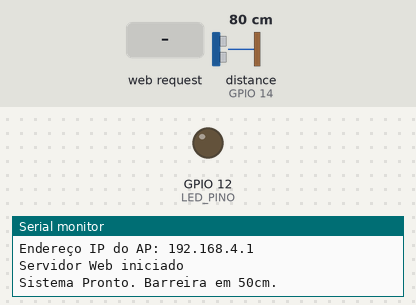
Bench run of a sketch on a simulated ESP32. Parts: output pins drawn as LEDs (lit = HIGH), the last lines printed to the serial monitor. Wiring (inferred from the names in the program): ultrasonic range finder: trigger GPIO 13; echo GPIO 14. Dashed ring = blinking. The test bench sets the inputs (shaded band); at power-on: distance to the obstacle (sensor on GPIO 14) 80 cm. The echo pulse lasts 58.3 µs per cm; pins used as bus, display or sensor lines are not drawn.

Above: at 1.2 s.
1.3 s: distance to the obstacle (sensor on GPIO 14) set to 54 cm
2.8 s: distance to the obstacle (sensor on GPIO 14) set to 47 cm
At 3.0 s:
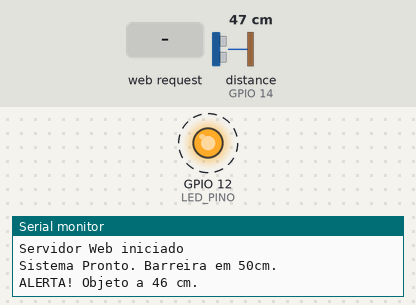
5.8 s: HTTP request GET /desativar?senhaInput=SENAC received
At 6.8 s:
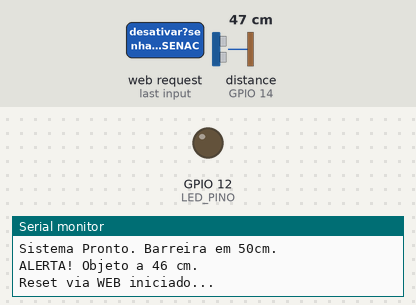
7.3 s: distance to the obstacle (sensor on GPIO 14) set to 60 cm
At 7.9 s:
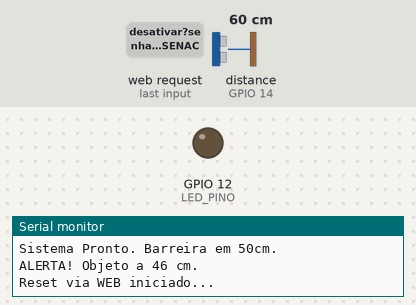
10.3 s: distance to the obstacle (sensor on GPIO 14) set to 2 cm
At 11.13 s:
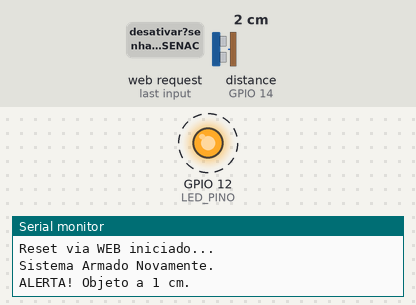
Timing chart, 0 to 14.3 s (numbered marks = the images above; inputs shaded):
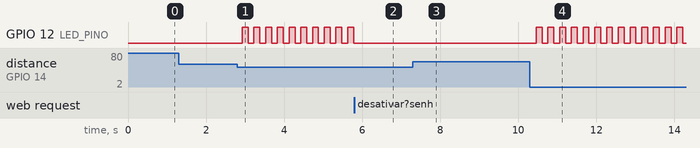

Measured:
- the behaviour switches between 51 and 50 cm on distance to the obstacle (sensor on GPIO 14) (found by bisection; images 0 and 1)
- after the input at 1.3 s, every drawn part: stays the same
- after the input at 2.8 s, GPIO 12 (LED_PINO): alternates HIGH for 0.15 s and LOW for 0.15 s, starting after 0.13 s
- after the input at 5.8 s, GPIO 12 (LED_PINO): stops changing and stays LOW
- after the input at 7.3 s, GPIO 12 (LED_PINO): stops changing and stays LOW
- after the input at 10.3 s, GPIO 12 (LED_PINO): alternates HIGH for 0.15 s and LOW for 0.15 s, starting after 0.16 s

The sketch:

inoweb.ino
```cpp
#include <WiFi.h>
#include <WebServer.h>

// --- CONFIGURAÇÕES DE HARDWARE ---
#define LED_PINO 12   // Seu LED manual (vermelho/azul)
#define TRIG_PIN 13   // Gatilho do Sensor
#define ECHO_PIN 14   // Eco do Sensor (com divisor de tensão)

// --- CONFIGURAÇÕES WI-FI ---
const char* ssid = "esp32senac";
const char* password = "123456789";

// Objeto do Servidor Web na porta 80
WebServer server(80);

// --- VARIÁVEIS DO ALARME ---
bool alarmeDisparado = false;
unsigned long ultimoTempoPisca = 0;
const long intervalo = 150;
int estadoLed = LOW;
const int DISTANCIA_LIMITE = 50; // cm

// --- PÁGINA WEB (HTML EM UMA ÚNICA STRING) ---
const char index_html[] PROGMEM = R"rawliteral(
<!DOCTYPE html><html><head><meta charset="UTF-8"><meta name="viewport" content="width=device-width, initial-scale=1"><style>body{font-family:Arial;text-align:center;margin-top:50px;}input{padding:10px;font-size:20px;width:80%;max-width:300px;}button{padding:10px 20px;font-size:20px;background-color:#005c9e;color:white;border:none;border-radius:5px;cursor:pointer;margin-top:10px;}.alerta{color:red;font-weight:bold;}</style></head><body><h1>Sistema de Alarme SENAC</h1><p>Digite a senha para desativar:</p><form action="/desativar" method="GET"><input type="text" name="senhaInput" placeholder="Senha..."><br><button type="submit">DESATIVAR ALARME</button></form></body></html>
)rawliteral";

void setup() {
  Serial.begin(115200);

  // 1. Configuração de Pinos
  pinMode(LED_PINO, OUTPUT);
  digitalWrite(LED_PINO, LOW);
  pinMode(TRIG_PIN, OUTPUT);
  pinMode(ECHO_PIN, INPUT);

  // 2. Inicia o Ponto de Acesso (Access Point)
  Serial.println("Iniciando Access Point...");
  WiFi.softAP(ssid, password);

  IPAddress IP = WiFi.softAPIP();
  Serial.print("Endereço IP do AP: ");
  Serial.println(IP); // Geralmente 192.168.4.1

  // 3. Configura as rotas do Servidor Web
  server.on("/", handleRoot);          // Quando acessar a raiz
  server.on("/desativar", handleForm); // Quando clicar no botão
  server.begin();
  Serial.println("Servidor Web iniciado");

  Serial.println("Sistema Pronto. Barreira em 50cm.");
}

void loop() {
  // Mantém o servidor ouvindo requisições (CRÍTICO)
  server.handleClient();

  // 1. VIGILÂNCIA (Só roda se não estiver disparado)
  if(!alarmeDisparado) {
    int distanciaAtual = lerDistancia();

    if(distanciaAtual > 0 && distanciaAtual < DISTANCIA_LIMITE) {
      Serial.print("ALERTA! Objeto a ");
      Serial.print(distanciaAtual);
      Serial.println(" cm.");
      alarmeDisparado = true;
    }
    // Delay substituído por millis para não travar o servidor web
    delay(100);
  }

  // 2. AÇÃO DE ALARME (Disparado)
  if(alarmeDisparado) {
    piscaLed(); // Pisca o LED
    // Nota: O "desativar" agora acontece via server.handleClient() lá em cima
  }
}

// --- FUNÇÕES DO SERVIDOR WEB ---

// 1. Serve a página HTML principal
void handleRoot() {
  server.send(200, "text/html", index_html);
}

// 2. Processa o formulário quando clica no botão
void handleForm() {
  if (server.hasArg("senhaInput")) { // Se veio algo no input "senhaInput"
    String senhaRecebida = server.arg("senhaInput");
    senhaRecebida.trim();
    senhaRecebida.toUpperCase();

    if (senhaRecebida == "SENAC") {
      server.send(200, "text/html", "<h1>SENHA CORRETA!</h1><p>Sistema reiniciando...</p><a href='/'>Voltar</a>");
      resetarSistema();
    } else {
      server.send(200, "text/html", "<h1>SENHA INCORRETA!</h1><a href='/'>Tente Novamente</a>");
    }
  } else {
    server.send(400, "text/plain", "Bad Request");
  }
}

// --- FUNÇÕES AUXILIARES ---

int lerDistancia() {
  digitalWrite(TRIG_PIN, LOW);
  delayMicroseconds(2);
  digitalWrite(TRIG_PIN, HIGH);
  delayMicroseconds(10);
  digitalWrite(TRIG_PIN, LOW);

  long duracao = pulseIn(ECHO_PIN, HIGH);
  return duracao * 0.034 / 2;
}

void resetarSistema() {
  Serial.println("Reset via WEB iniciado...");
  alarmeDisparado = false;
  digitalWrite(LED_PINO, LOW);
  delay(3000); // Pausa para reinício
  Serial.println("Sistema Armado Novamente.");
}

void piscaLed() {
  unsigned long tempoAtual = millis();
  if(tempoAtual - ultimoTempoPisca >= intervalo) {
    ultimoTempoPisca = tempoAtual;
    estadoLed = !estadoLed;
    digitalWrite(LED_PINO, estadoLed);
  }
}
```
